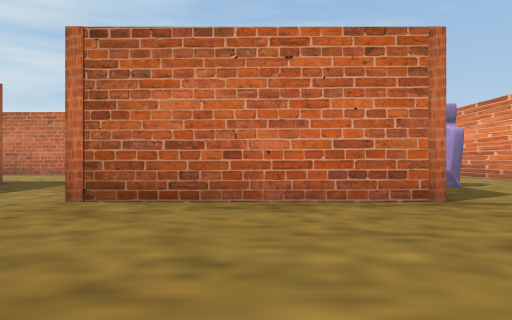
[1] (above)

17 first-person views from a walk through a 3-D level made in the Unity game engine. The camera is 1.2 m above the floor, looks level and sees 75° across. The floor is counted in squares, 2 m on a side. Each view is taken from the middle of a square. On the plan, view 1 faces up. The plan holds only what a view shows up to about 10 squares ahead; the rest is blank. The place goes on beyond the plan. The player is left out.

[2]
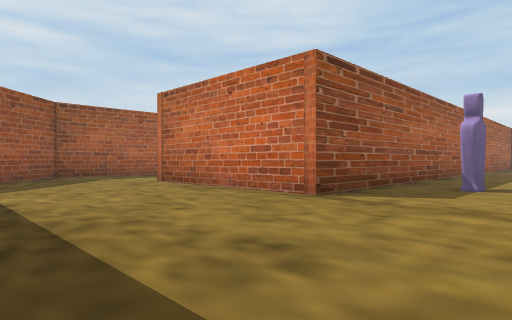

[3]
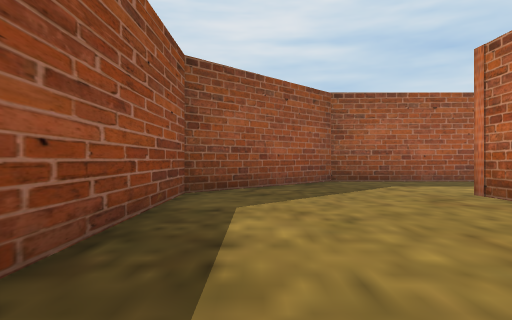

[4]
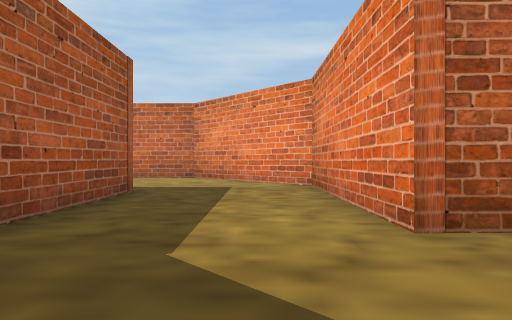

[5]
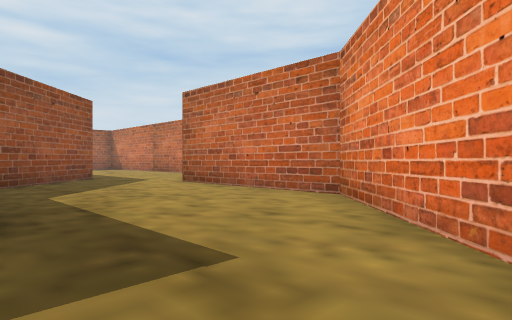

[6]
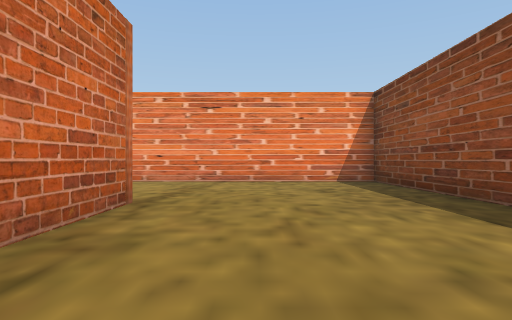

[7]
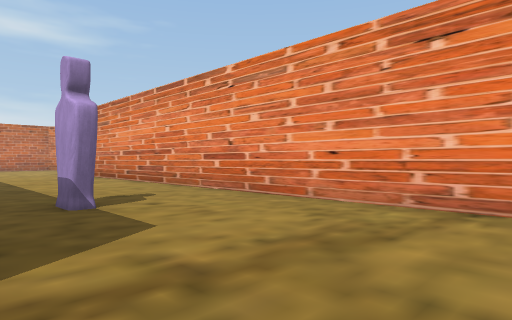

[8]
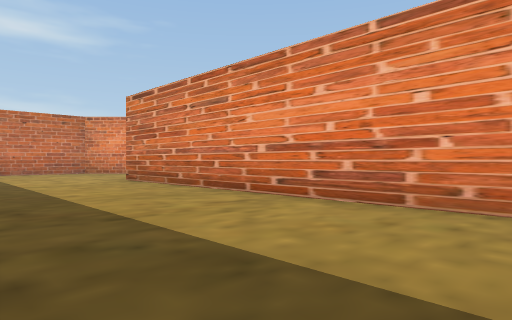

[9]
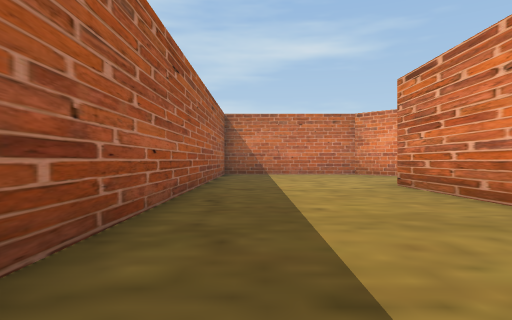

[10]
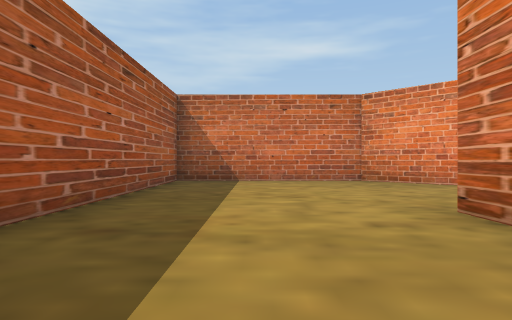

[11]
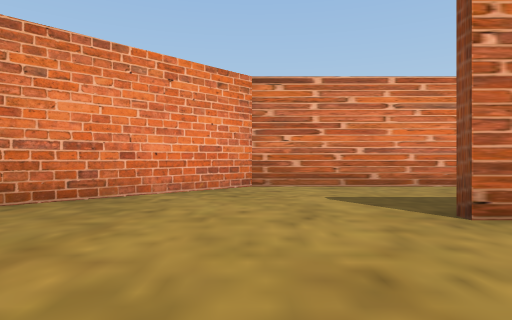

[12]
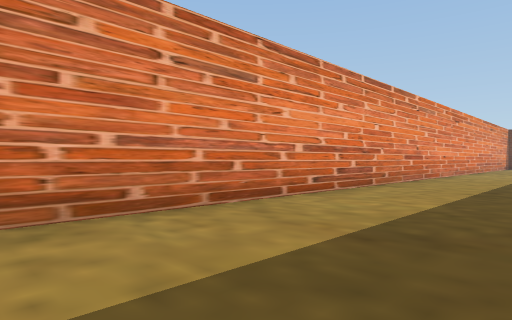

[13]
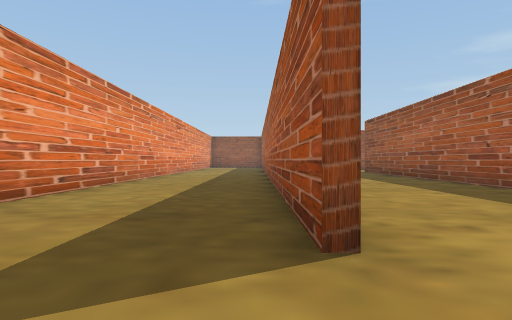

[14]
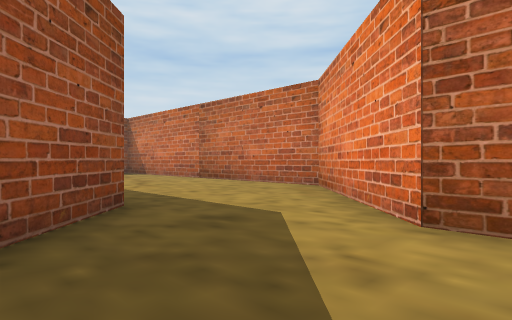

[15]
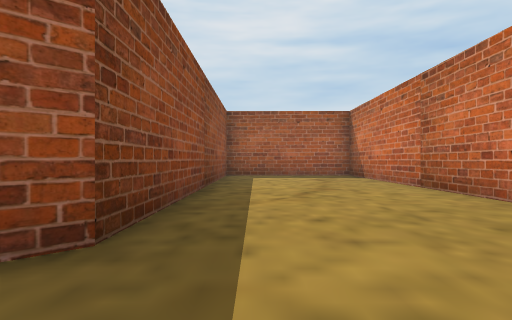

[16]
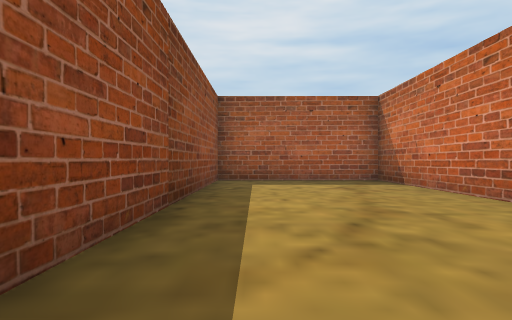

[17]
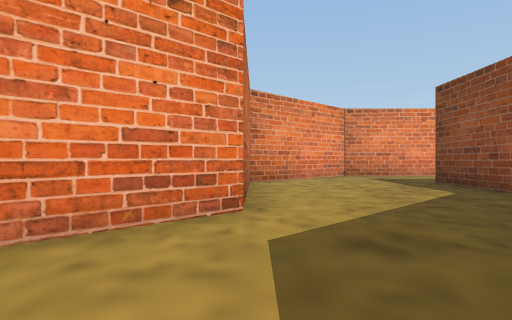

### Floor plan
Points are (right, up) in squares from view 1. A wall is a line through its corners. A room is listed if a view was taken in it or the views show most of it. See-through windows are left out.
Room 1 (views 1, 2, 3, 4, 5, 6, 7, 8, 9, 10, 11, 12, 13, 14, 15)
walls: (11.6, 9.4) (11.6, 21.1) (8, 24.7) (2.7, 24.7) (2.7, 4.7) (-2.7, 4.7) (-2.7, 9.8) (-6.1, 13.2) (-11.1, 13.2) (-14.5, 16.6) (-15.5, 16.6); (7.6, 18.9) (7.6, 11.6); (-9, 8.3) (-6.3, 8.3) (-6.3, 3) (-3, -0.3) (7.3, -0.3) (7.3, 18.9); (-14.3, 11.9) (-11.5, 9.1)
ways out: opening at (-14, 14) to room 2
Room 2 (views 16, 17)
walls: (-15.5, 16.6) (-24.9, 16.6) (-24.9, 11.9) (-14.3, 11.9)
ways out: opening at (-14, 14) to room 1

Where each view was taken, in squares from view 1:
view 1: 0 up, 0 right, facing up
view 2: 0 up, 6 right, facing up-left
view 3: 1 up, 3 right, facing left
view 4: 2 up, 4 left, facing up
view 5: 8 up, 3 left, facing up-left
view 6: 3 up, 2 left, facing right
view 7: 3 up, 3 right, facing up-right
view 8: 9 up, 3 right, facing up-right
view 9: 11 up, 4 right, facing up
view 10: 15 up, 5 right, facing up
view 11: 21 up, 4 right, facing right
view 12: 20 up, 8 right, facing down-right
view 13: 21 up, 8 right, facing down
view 14: 10 up, 10 left, facing up-left
view 15: 13 up, 12 left, facing left
view 16: 13 up, 15 left, facing left
view 17: 13 up, 15 left, facing right
